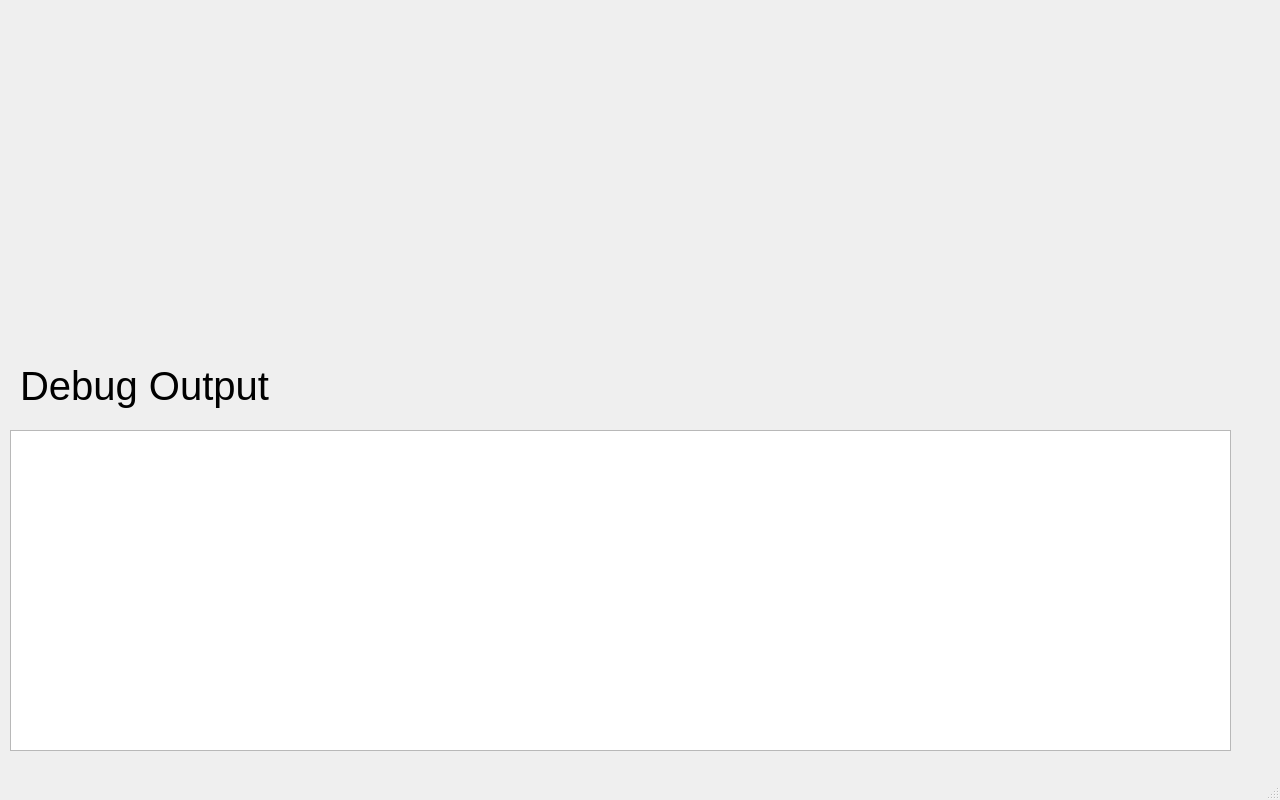
<?xml version="1.0" encoding="UTF-8"?>
<ui version="4.0">
 <class>MainWindow</class>
 <widget class="QMainWindow" name="MainWindow">
  <property name="geometry">
   <rect>
    <x>0</x>
    <y>0</y>
    <width>1280</width>
    <height>800</height>
   </rect>
  </property>
  <property name="windowTitle">
   <string>MainWindow</string>
  </property>
  <widget class="QWidget" name="centralwidget">
   <widget class="QPlainTextEdit" name="PTE_Debug">
    <property name="geometry">
     <rect>
      <x>10</x>
      <y>430</y>
      <width>1221</width>
      <height>321</height>
     </rect>
    </property>
   </widget>
   <widget class="QLabel" name="label">
    <property name="geometry">
     <rect>
      <x>20</x>
      <y>360</y>
      <width>281</width>
      <height>51</height>
     </rect>
    </property>
    <property name="font">
     <font>
      <pointsize>30</pointsize>
     </font>
    </property>
    <property name="text">
     <string>Debug Output</string>
    </property>
   </widget>
  </widget>
  <widget class="QMenuBar" name="menubar">
   <property name="geometry">
    <rect>
     <x>0</x>
     <y>0</y>
     <width>1280</width>
     <height>22</height>
    </rect>
   </property>
  </widget>
  <widget class="QStatusBar" name="statusbar"/>
 </widget>
 <resources/>
 <connections/>
</ui>
